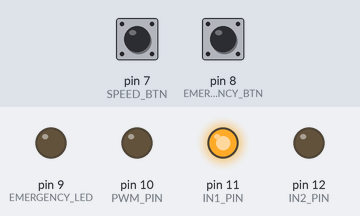
Recording of a sketch running on a simulated Arduino Uno, built with avr-gcc and run on an emulated ATmega328P. Parts: output pins drawn as LEDs (lit = HIGH). Dashed ring = blinking. Inputs (shaded band) come from the test bench; at power-on: pin 7 (SPEED_BTN) HIGH, pin 8 (EMERGENCY_BTN) HIGH.

Above: at 1.2 s.
1.3 s: pin 7 (SPEED_BTN) pulled LOW for 1 s
At 1.45 s:
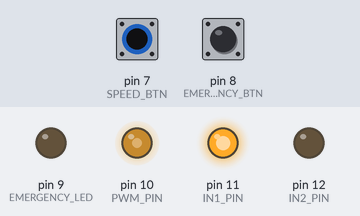
4.3 s: pin 8 (EMERGENCY_BTN) pulled LOW for 3.2 s
At 4.55 s:
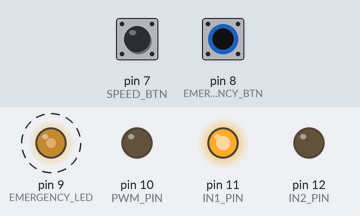
9.0 s: pin 7 (SPEED_BTN) pulled LOW for 0.15 s
At 9.8 s:
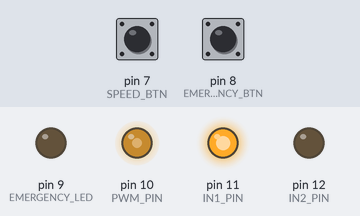
10.6 s: pin 8 (EMERGENCY_BTN) pulled LOW for 0.15 s
At 11.0 s:
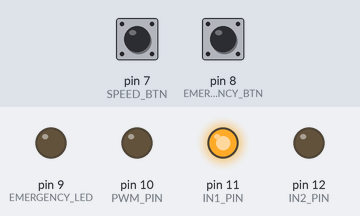
Timing chart, 0 to 13.2 s (numbered marks = the images above; inputs shaded):
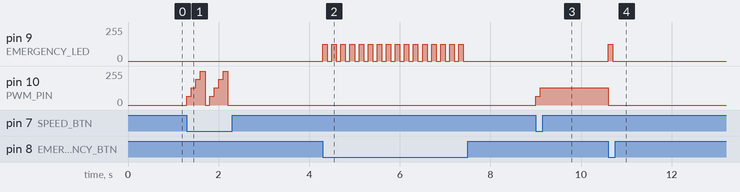

The sketch:

SmartFan.ino
```cpp
// 아두이노 나노 코드
int SPEED_BTN = 7; // D7
int EMERGENCY_BTN = 8; // D8
int EMERGENCY_LED = 9; // D9 (PWM)
int PWM_PIN = 10; // D10 (PWM)
int IN1_PIN = 11; // D11
int IN2_PIN = 12; // D12
int SPEED = 0; // 모터 속도 (0~4단)
int EMERGENCY_STOP = 0; // 긴급 정지 (0 또는 1)

void setup()
{
  // put your setup code here, to run once:
  Serial.begin(9600);
  pinMode(IN1_PIN, OUTPUT);
  pinMode(IN2_PIN, OUTPUT);
  pinMode(PWM_PIN, OUTPUT);
  pinMode(EMERGENCY_LED, OUTPUT);
  pinMode(SPEED_BTN, INPUT_PULLUP);
  pinMode(EMERGENCY_BTN, INPUT_PULLUP);
  // 밑과 같이 값을 넣어줘야 모터가 정방향으로 회전
  digitalWrite(IN1_PIN, HIGH);
  digitalWrite(IN2_PIN, LOW);
}

void loop()
{
  int SPEED_BTN_VALUE = digitalRead(SPEED_BTN);
  int EMERGENCY_BTN_VALUE = digitalRead(EMERGENCY_BTN);

  // 모터 속도 제어
  if (SPEED_BTN_VALUE == LOW && EMERGENCY_STOP == 0) {
    SPEED += 1;
    if (SPEED == 1) {
      analogWrite(PWM_PIN, 64);
    } else if (SPEED == 2) {
      analogWrite(PWM_PIN, 128);
    } else if (SPEED == 3) {
      analogWrite(PWM_PIN, 192);
    } else if (SPEED == 4) {
      analogWrite(PWM_PIN, 255);
    } else if (SPEED == 5) {
      analogWrite(PWM_PIN, 0);
      SPEED = 0;
    }
    delay(100);
  }

  // 긴급 정지
  if (EMERGENCY_BTN_VALUE == LOW) {
    if (EMERGENCY_STOP == 0) {
    EMERGENCY_STOP = 1;
    SPEED = 0;
    analogWrite(EMERGENCY_LED, 127);
    analogWrite(PWM_PIN, 0);
    } else if (EMERGENCY_STOP == 1) {
      EMERGENCY_STOP = 0;
      analogWrite(EMERGENCY_LED, 0);
    }
    delay(100);
  }
}
```

Measured:
- after the input at 1.3 s, pin 10 (PWM_PIN): 0/255 → 64/255 at once, → 128/255 0.10 s later, → 192/255 0.10 s later, → 255/255 0.10 s later, … (10 changes in this stretch)
- after the input at 4.3 s, pin 9 (EMERGENCY_LED): alternates 127/255 for 0.10 s and 0/255 for 0.10 s, 32 changes in all, then stays 0/255, starting at once
- after the input at 9.0 s, pin 10 (PWM_PIN): 0/255 → 64/255 at once, → 128/255 0.10 s later
- after the input at 10.6 s, pin 9 (EMERGENCY_LED): 0/255 → 127/255 at once, → 0/255 0.10 s later; pin 10 (PWM_PIN): 128/255 → 0/255 at once
